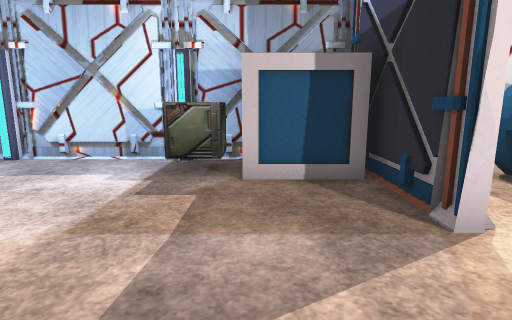
[1] (above)

24 first-person views from a walk through a 3-D level made in the Unity game engine. The camera is 1.2 m above the floor, tilts 10° down and sees 80° across. Doors are open. The floor is counted in squares, 1 m on a side. Each view is taken from the middle of a square. On the plan, view 1 faces up. The plan holds only what a view shows up to about 13 squares ahead; the rest is blank. The place goes on beyond the plan. The player character is not drawn. Some animated figures are not drawn. Some surface patterns are stand-ins.

[2]
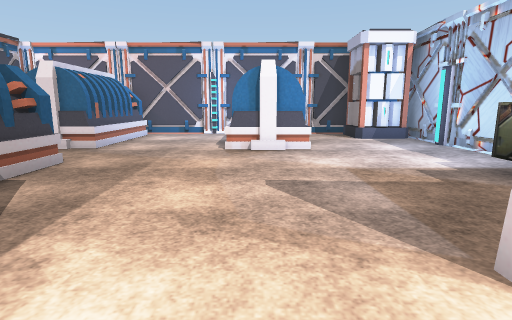

[3]
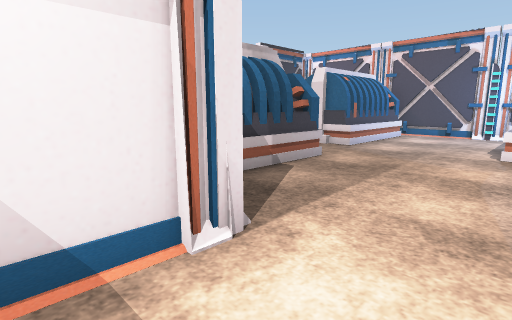

[4]
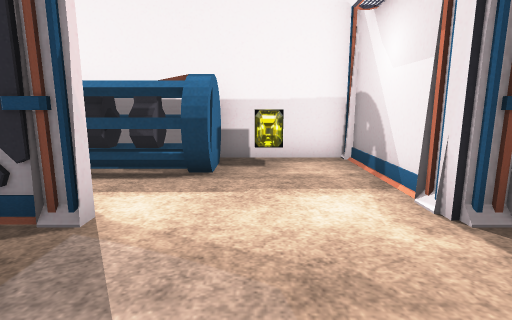

[5]
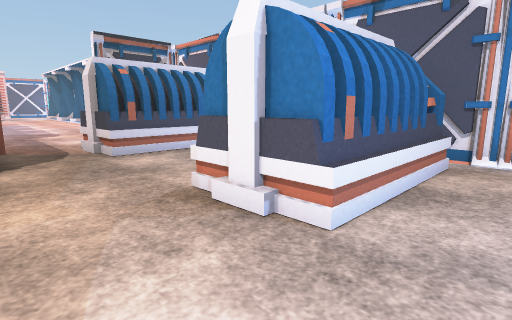

[6]
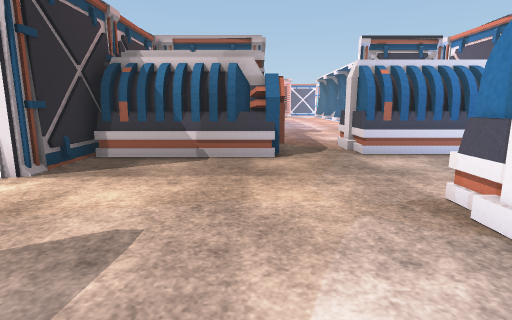

[7]
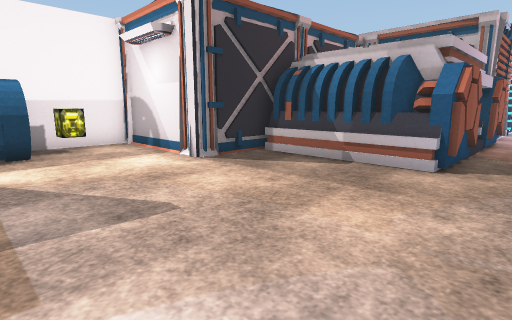

[8]
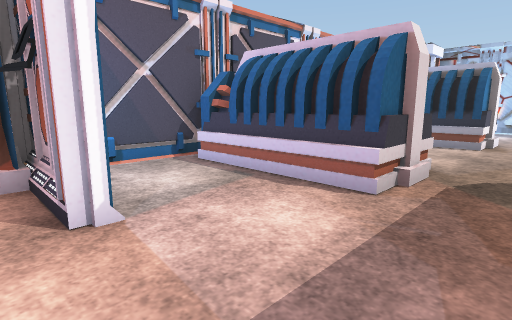

[9]
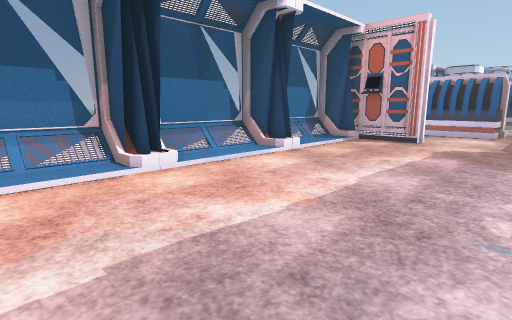

[10]
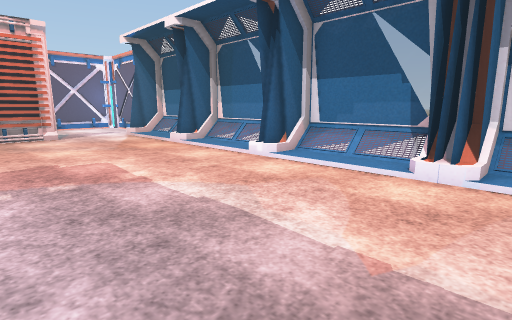

[11]
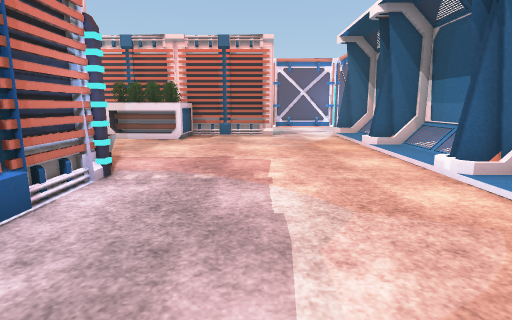

[12]
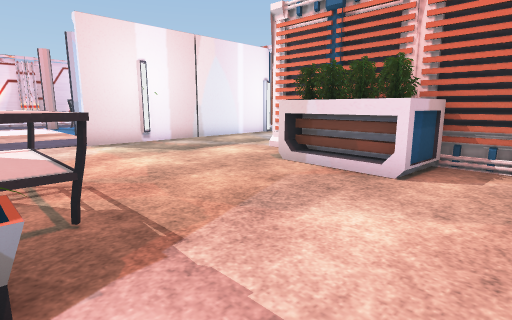

[13]
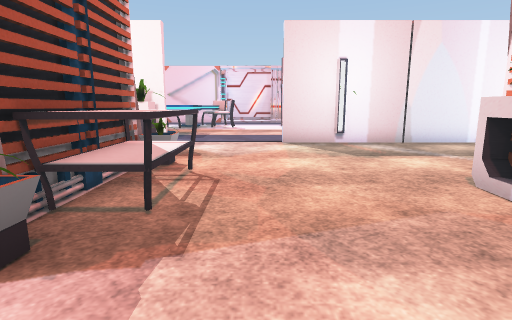

[14]
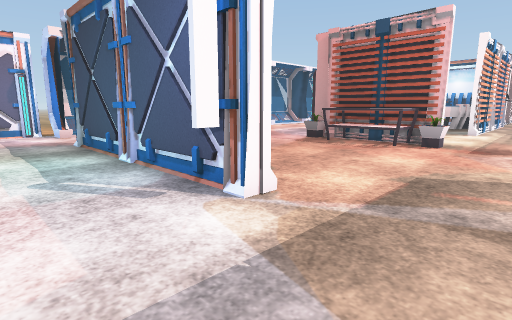

[15]
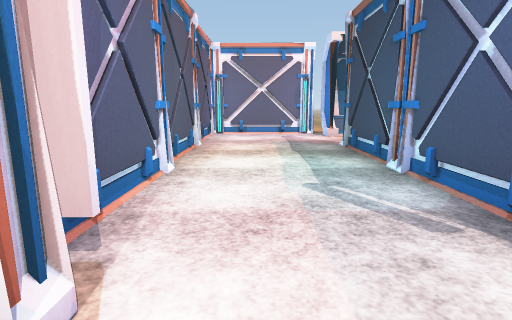

[16]
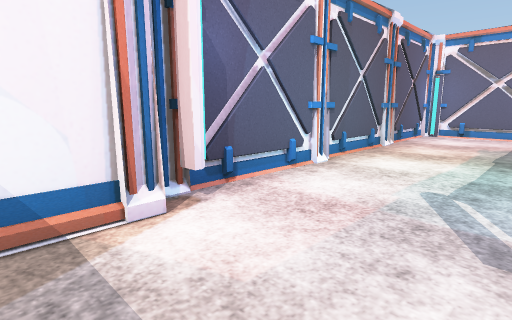

[17]
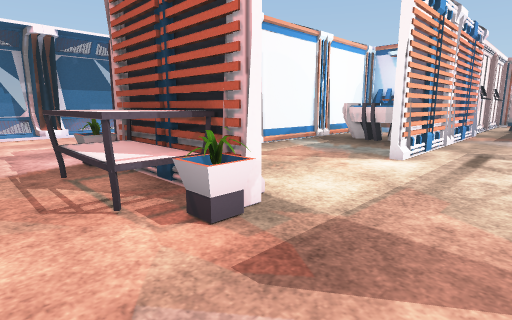

[18]
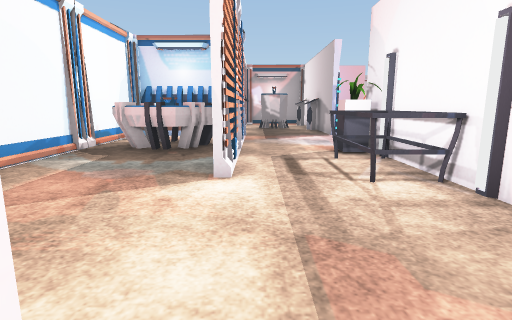

[19]
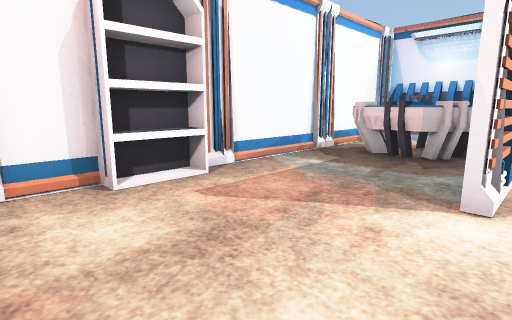

[20]
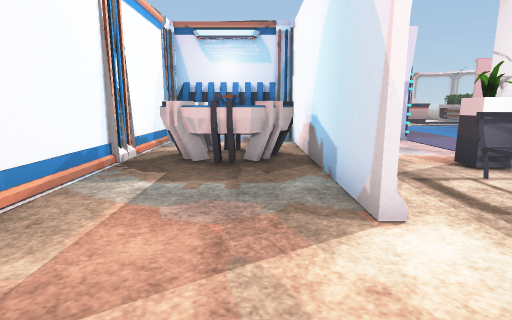

[21]
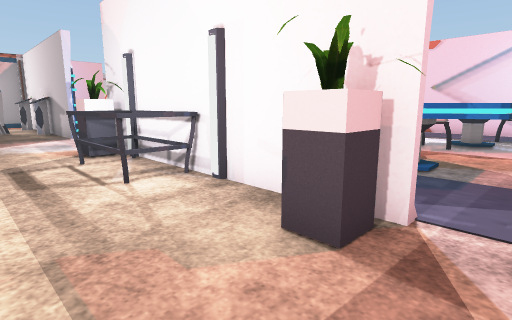

[22]
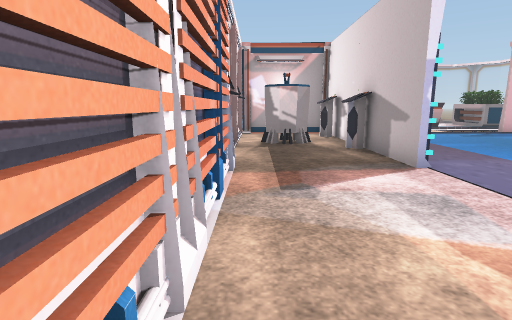

[23]
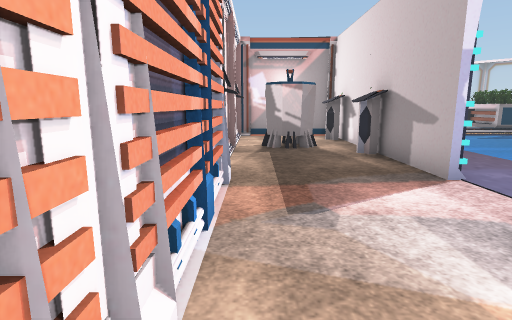

[24]
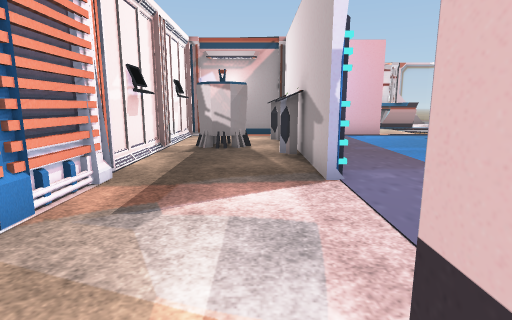

### Floor plan
Key: @ floor where view 1 was taken; # wall or solid block; . floor; D open door; = window, fence, low wall or low ledge; B battery; C computer; P plant; T table; L column; R projector; S shelf; N console; H chair; O other object.
Columns run from 10 left of view 1 to 14 right of it. Each row starts with its distance up from view 1.
  7   #########
  6  BB.....OOOO#
  5  BB.......OO# O
  4  ...........#.OO#
  3 #...........#.OO#
  2 #OOOOO......D.OO#
  1 #   OO......D..O#
  0 #   OO....@.D...#
 -1 ##..........D####  #DDDD
 -2 #...........##  #  .....
 -3 #.......OOOOCC NN ......
 -4 #OOOOO.OOOOO# R # .....
 -5 #OOOOO.OOOOO#RRR# .....
 -6 #OOOOO..O   #...N ....
 -7 #.......O   C...# ...
 -8 #...DDDOO   #DDD#...
 -9 ##C#DDDOOOOO#DDDD..
-10 =#......#OOO#......
-11 =.......# RR#.....
-12 =.......#RRRR....
-13  #......#RRRR....
-14 =#......#.RR#...#
-15 =.......#...#..T=
-16 =.......#...#..TT
-17 .#......#...D..TT
-18 =#......#...DD..#     H
-19 =.......S...DD..#     HHT
-20 =.......#...DD..#  TT .HT
-21 ##......####D...#.TT  .TT
-22 =.......PTTTP.......
-23 =........TTTT.........
-24 =.....................
-25 ##..............#.....
-26   ..............#   L
-27 =.......OOO.....#
-28 =.......OOO.....#
-29 #DDDD########...#
-30 #DDDD.......DD..#
-31 #...........DD..#
-32 #...........DD..#
-33 #...........DD#
-34 #############

Where each view was taken, in squares from view 1:
view 1: 0 up, 0 right, facing up
view 2: 1 up, 4 right, facing left
view 3: 1 up, 4 right, facing down-left
view 4: 1 up, 1 left, facing right
view 5: 4 up, 2 left, facing down-left
view 6: 4 up, 2 left, facing down
view 7: 3 up, 4 left, facing down-right
view 8: 10 down, 3 left, facing up-left
view 9: 20 down, 3 left, facing up-left
view 10: 16 down, 3 left, facing down-left
view 11: 16 down, 5 left, facing down
view 12: 22 down, 4 left, facing down-right
view 13: 24 down, 4 left, facing right
view 14: 32 down, 5 right, facing up-left
view 15: 32 down, 4 right, facing left
view 16: 30 down, 4 right, facing down-left
view 17: 24 down, 5 right, facing up-left
view 18: 22 down, 3 right, facing up
view 19: 21 down, 3 right, facing up-left
view 20: 20 down, 1 right, facing up
view 21: 22 down, 3 right, facing up-right
view 22: 15 down, 3 right, facing up
view 23: 14 down, 3 right, facing up
view 24: 14 down, 5 right, facing up
